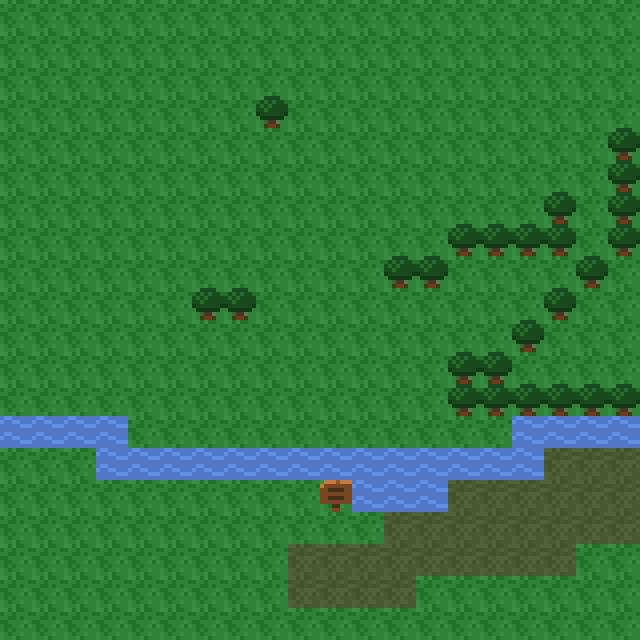

A level layout from a 2D game, rendered from its tile map. Below: a short description, then the map file with its tile-grid data intact:
An orthogonal 20x20 tile map with 32x32 px tiles, 2 tile layers (Ground, Under player) and 10 objects.

<map version="1.0" orientation="orthogonal" width="20" height="20" tilewidth="32" tileheight="32">
 <tileset firstgid="1" name="enviroment" tilewidth="32" tileheight="32">
  <image source="textures/tiles/enviroment.png" width="512" height="512" />
 </tileset>
 <layer name="Ground" width="20" height="20">
  <data encoding="csv">
71,71,71,71,71,71,71,71,71,71,71,71,71,71,71,71,71,71,71,71,
71,71,71,71,71,71,71,71,71,71,71,71,71,71,71,71,71,71,71,71,
71,71,71,71,71,71,71,71,71,71,71,71,71,71,71,71,71,71,71,71,
71,71,71,71,71,71,71,71,71,71,71,71,71,71,71,71,71,71,71,71,
71,71,71,71,71,71,71,71,71,71,71,71,71,71,71,71,71,71,71,71,
71,71,71,71,71,71,71,71,71,71,71,71,71,71,71,71,71,71,71,71,
71,71,71,71,71,71,71,71,71,71,71,71,71,71,71,71,71,71,71,71,
71,71,71,71,71,71,71,71,71,71,71,71,71,71,71,71,71,71,71,71,
71,71,71,71,71,71,71,71,71,71,71,71,71,71,71,71,71,71,71,71,
71,71,71,71,71,71,71,71,71,71,71,71,71,71,71,71,71,71,71,71,
71,71,71,71,71,71,71,71,71,71,71,71,71,71,71,71,71,71,71,71,
71,71,71,71,71,71,71,71,71,71,71,71,71,71,71,71,71,71,71,71,
71,71,71,71,71,71,71,71,71,71,71,71,71,71,71,71,71,71,71,71,
115,115,115,115,71,71,71,71,71,71,71,71,71,71,71,71,115,115,115,115,
71,71,71,115,115,115,115,115,115,115,115,115,115,115,115,115,115,73,73,73,
71,71,71,71,71,71,71,71,71,71,71,115,115,115,73,73,73,73,73,73,
71,71,71,71,71,71,71,71,71,71,71,71,73,73,73,73,73,73,73,73,
71,71,71,71,71,71,71,71,71,73,73,73,73,73,73,73,73,73,71,71,
71,71,71,71,71,71,71,71,71,73,73,73,73,71,71,71,71,71,71,71,
71,71,71,71,71,71,71,71,71,71,71,71,71,71,71,71,71,71,71,71
</data>
 </layer>
 <layer name="Under player" width="20" height="20">
  <data encoding="csv">
0,0,0,0,0,0,0,0,0,0,0,0,0,0,0,0,0,0,0,0,
0,0,0,0,0,0,0,0,0,0,0,0,0,0,0,0,0,0,0,0,
0,0,0,0,0,0,0,0,0,0,0,0,0,0,0,0,0,0,0,0,
0,0,0,0,0,0,0,0,74,0,0,0,0,0,0,0,0,0,0,0,
0,0,0,0,0,0,0,0,0,0,0,0,0,0,0,0,0,0,0,74,
0,0,0,0,0,0,0,0,0,0,0,0,0,0,0,0,0,0,0,74,
0,0,0,0,0,0,0,0,0,0,0,0,0,0,0,0,0,74,0,74,
0,0,0,0,0,0,0,0,0,0,0,0,0,0,74,74,74,74,0,74,
0,0,0,0,0,0,0,0,0,0,0,0,74,74,0,0,0,0,74,0,
0,0,0,0,0,0,74,74,0,0,0,0,0,0,0,0,0,74,0,0,
0,0,0,0,0,0,0,0,0,0,0,0,0,0,0,0,74,0,0,0,
0,0,0,0,0,0,0,0,0,0,0,0,0,0,74,74,0,0,0,0,
0,0,0,0,0,0,0,0,0,0,0,0,0,0,74,74,74,74,74,74,
0,0,0,0,0,0,0,0,0,0,0,0,0,0,0,0,0,0,0,0,
0,0,0,0,0,0,0,0,0,0,0,0,0,0,0,0,0,0,0,0,
0,0,0,0,0,0,0,0,0,0,222,0,0,0,0,0,0,0,0,0,
0,0,0,0,0,0,0,0,0,0,0,0,0,0,0,0,0,0,0,0,
0,0,0,0,0,0,0,0,0,0,0,0,0,0,0,0,0,0,0,0,
0,0,0,0,0,0,0,0,0,0,0,0,0,0,0,0,0,0,0,0,
0,0,0,0,0,0,0,0,0,0,0,0,0,0,0,0,0,0,0,0
</data>
 </layer>
 <objectgroup name="Collisions" width="20" height="20">
  <object x="450" y="224">
   <polygon points="0,0 94,0 94,-32 126,-32 126,32 -2,32" />
  </object>
  <object x="608" y="128">
   <polygon points="0,0 32,0 32,128 0,128" />
  </object>
  <object x="384" y="256">
   <polygon points="0,0 64,0 64,32 0,32" />
  </object>
  <object x="448" y="352">
   <polygon points="0,0 64,0 64,32 192,32 192,64 0,64" />
  </object>
  <object x="192" y="288">
   <polygon points="0,0 64,0 64,32 0,32" />
  </object>
  <object x="256" y="96">
   <polygon points="0,0 32,0 32,32 0,32" />
  </object>
  <object x="512" y="320">
   <polygon points="0,0 32,0 32,32 0,32" />
  </object>
  <object x="544" y="288">
   <polygon points="0,0 32,0 32,32 0,32" />
  </object>
  <object x="576" y="256">
   <polygon points="0,0 32,0 32,32 0,32" />
  </object>
  <object x="0" y="416">
   <polygon points="0,0 128,0 128,32 512,32 512,0 640,0 640,32 544,32 544,64 448,64 448,96 352,96 352,64 96,64 96,32 0,32" />
  </object>
 </objectgroup>
</map>